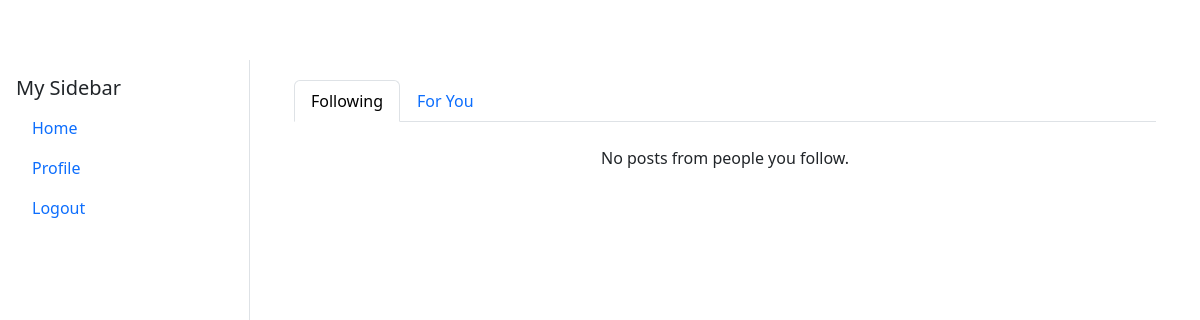
Before: / (signed in) with the older database file.
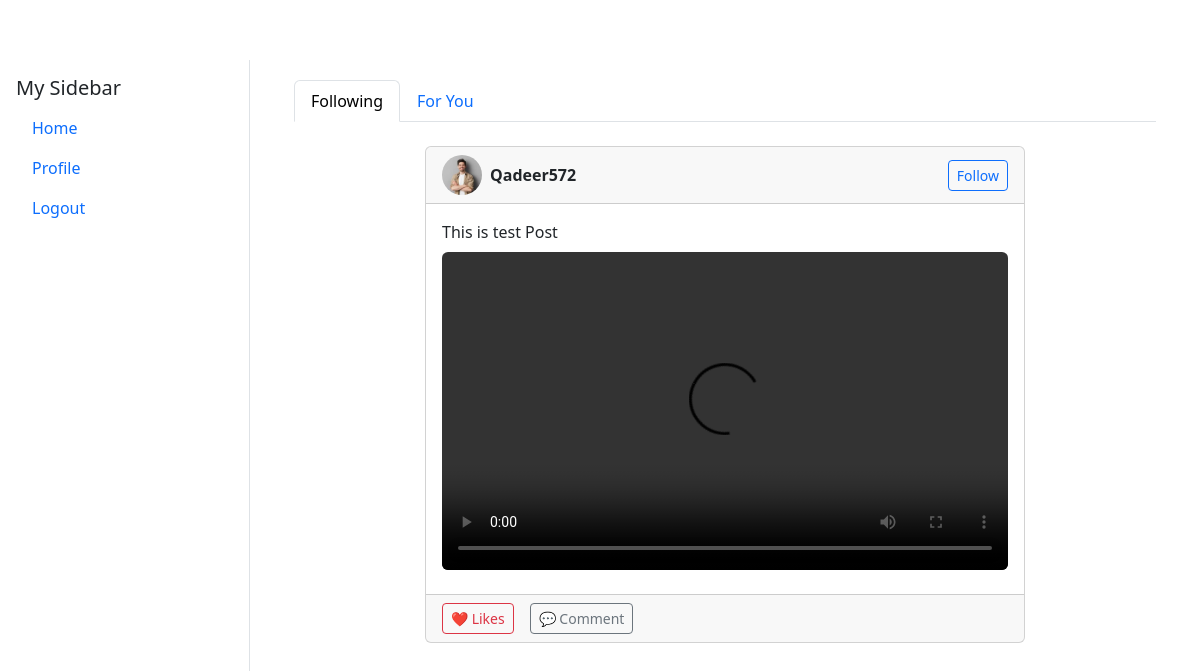
After: the same page with the newer database file.
### Posts/models.py (models this page shows, shortened)
class Post(models.Model):
    id= models.AutoField(primary_key=True)
    user = models.ForeignKey(User, on_delete=models.CASCADE)
    content = models.TextField()
    type=models.CharField(max_length=20, choices=[('text', 'Text'), ('image', 'image'),('video','video')], default='text')
    media = models.FileField(upload_to='post_media/', blank=True, null=True)
    likes = models.ManyToManyField(User, related_name='liked_posts', blank=True)
    created_at = models.DateTimeField(auto_now_add=True)
    updated_at = models.DateTimeField(auto_now=True)

class profile(models.Model):
    user = models.OneToOneField(User, on_delete=models.CASCADE)
    bio = models.TextField(blank=True, null=True)
    profile_picture = models.ImageField(upload_to='profile_pictures/', blank=True, null=True)

### Posts/views.py (the view)
# urls.py: path('',views.home, name='home'),  # Login view
def home(request):
    if request.user.is_authenticated:
        posts=[]
        following_post=[]
        following = Post.objects.filter(user__in=Followers.objects.filter(follower=request.user).values_list('user', flat=True)).order_by('-created_at')
        for post in following:
            profile_v = profile.objects.filter(user=post.user).first()
            following_post.append({
                'post': post,
                'profile': profile_v,
            })
        post_list= Post.objects.exclude(user=request.user).order_by('-created_at')
        for post1 in post_list:
            profile_v = profile.objects.filter(user=post1.user).first()
            posts.append({
                'post': post1,
                'profile': profile_v,
            })
        comments = Comment.objects.all()
        return render(request, 'Posts/home.html',{
            'foryou_posts': posts,
            'following_posts':following_post,
            'comments': comments,
        })
    else:
        return render(request, 'Posts/home.html')

### Posts/templates/Posts/home.html (shortened to what this page needs)
{% extends 'core/base.html' %}
{% block body %}
<div class="container mt-5">
    <ul class="nav nav-tabs mb-4" id="feedTabs">
        <li class="nav-item">
            <a class="nav-link active" id="following-tab" href="#" onclick="showTab('following')">Following</a>
        </li>
        <li class="nav-item">
            <a class="nav-link" id="foryou-tab" href="#" onclick="showTab('foryou')">For You</a>
        </li>
    </ul>
    <div class="d-flex justify-content-center">
        <div style="max-width: 600px; width: 100%">
            <div id="following-section">
                {% for post in following_posts %}
                    <div class="card mb-4">
                        <div class="card-header d-flex justify-content-between align-items-center">
                            <div class="d-flex align-items-center">
                                <img src="{% if post.profile.profile_picture %}{{ post.profile.profile_picture.url }}{% else %}https://via.placeholder.com/40{% endif %}"
                                     class="rounded-circle me-2"
                                     alt="{{ post.post.user.username }}'s profile"
                                     style="width: 40px; height: 40px; object-fit: cover;">
                                <strong>{{ post.post.user.username }}</strong>
                            </div>
                            {% if post.post.user != request.user %}
                                <form method="POST" action="">
                                    <button type="submit" class="btn btn-outline-primary btn-sm">
                                        {% if request.user in post.user.profile.followers.all %}Unfollow{% else %}Follow{% endif %}
                                    </button>
                                </form>
                            {% endif %}
                        </div>
                        <div class="card-body">
                            <p class="mb-2 fw-normal">{{ post.post.content|truncatewords:50 }}</p>
                            {% if post.post.type == 'video' %}
                                <div class="ratio ratio-16x9 mb-2 rounded overflow-hidden">
                                    <video controls style="width: 100%; height: 100%; object-fit: cover;">
                                        <source src="{{ post.post.media.url }}" type="video/mp4">
                                    </video>
                                </div>
                            {% endif %}
                        </div>
                        <div class="card-footer d-flex gap-3">
                            <form method="POST" action="">
                                <button type="submit" class="btn btn-outline-danger btn-sm">
                                    ❤️ {{ post.likes.count }} Like{% if post.likes.count != 1 %}s{% endif %}
                                </button>
                            </form>
                            <a href="" class="btn btn-outline-secondary btn-sm">💬 Comment</a>
                        </div>
                    </div>
                {% empty %}
                    <p class="text-center">No posts from people you follow.</p>
                {% endfor %}
            </div>
        </div>
    </div>
</div>
{% endblock body %}

Changed rows visible on the page:
added Post: profile_picture (picture), post.user.username "Qadeer572", shows "Follow", post.content "This is test Post"
Other visible differences:
text no longer shown: "No posts from people you follow."
